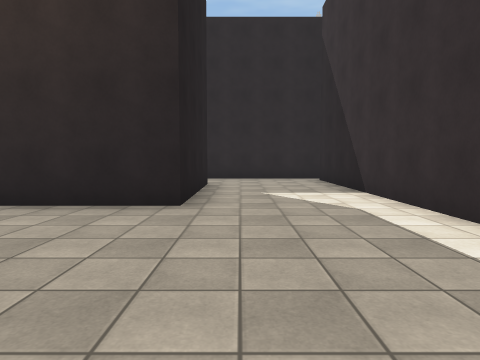
View 1 (above)

17 first-person views from a walk through a 3-D level made in the Unity game engine. The camera is 1.3 m above the floor, tilts 4° down and sees 75° across. The floor is counted in squares, 2 m on a side. Each view is taken from the middle of a square. On the plan, view 1 faces up. The plan holds only what a view shows up to about 10 squares ahead; the rest is blank. The place goes on beyond the plan. The player character is not drawn. Some animated figures are left out. Some surface patterns are stand-ins.

View 2
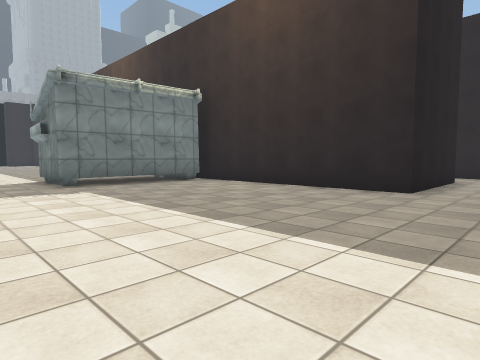

View 3
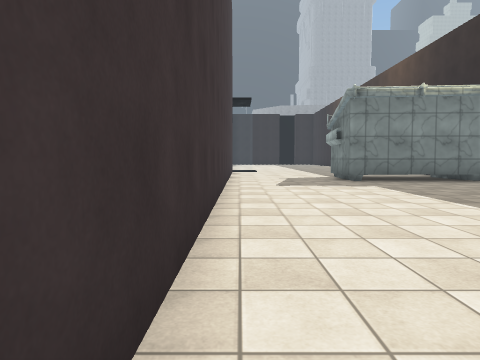

View 4
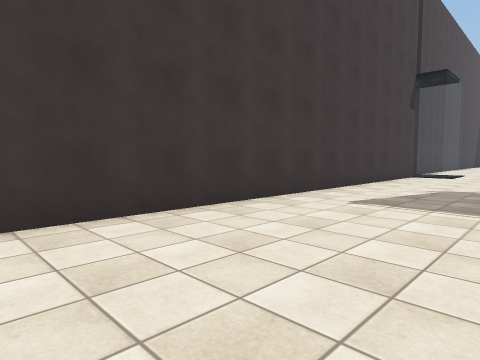

View 5
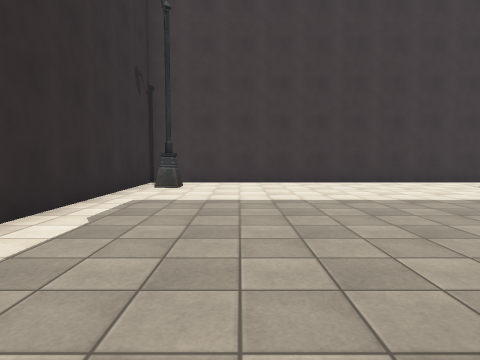

View 6
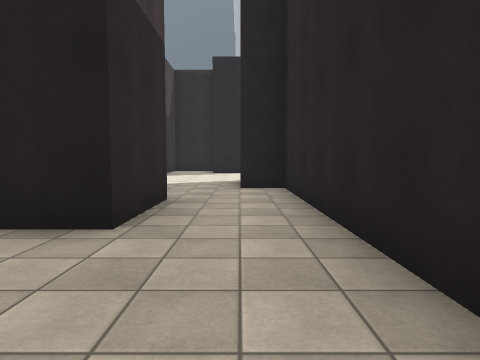

View 7
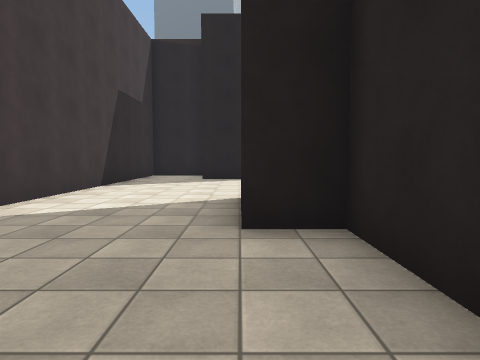

View 8
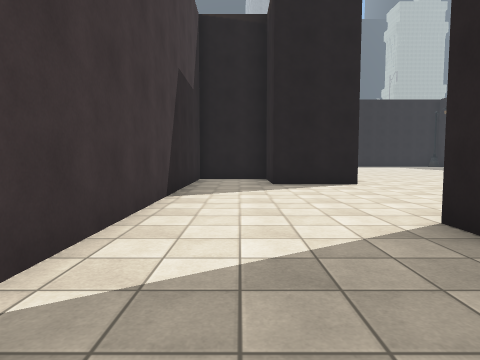

View 9
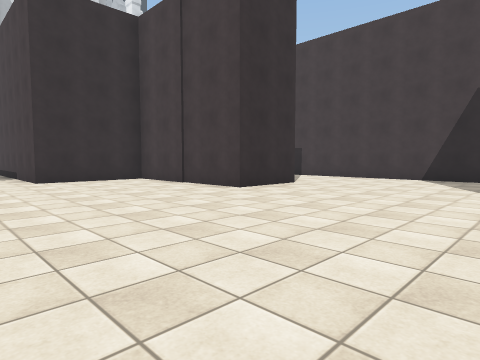

View 10
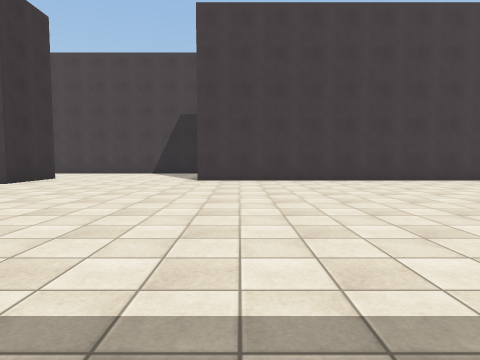

View 11
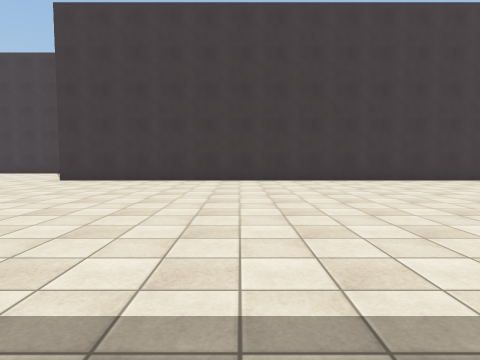

View 12
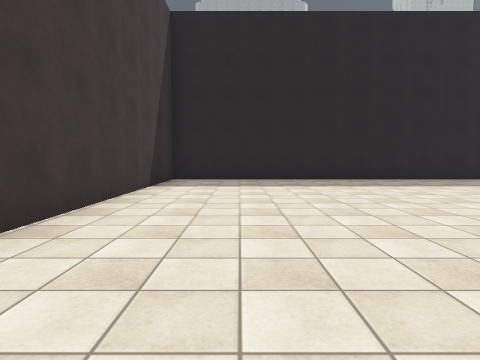

View 13
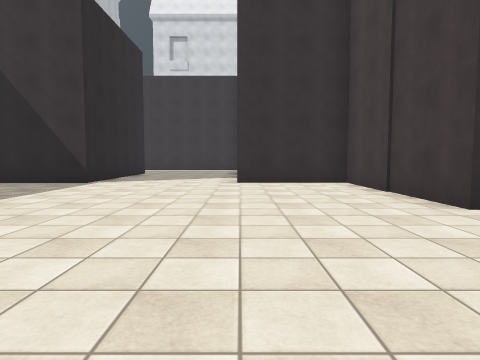

View 14
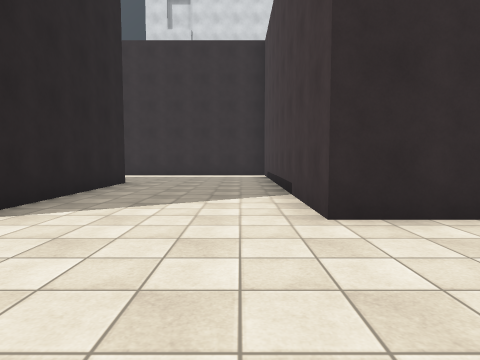

View 15
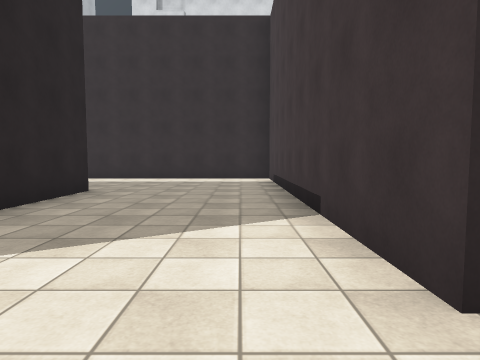

View 16
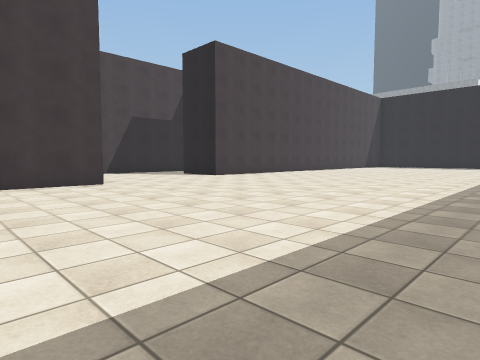

View 17
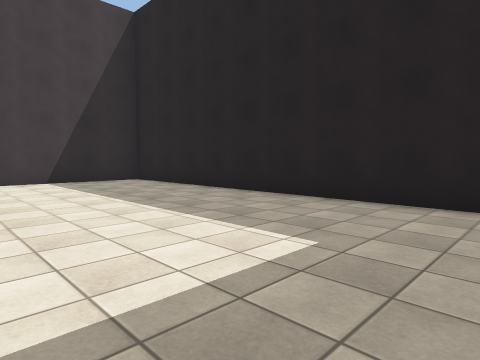

### Floor plan
Points are (right, up) in squares from view 1. A wall is a line through its corners. A room is listed if a view was taken in it or the views show most of it. See-through windows are left out.
Room 1 (views 1, 2, 3, 4, 5, 6, 7)
walls: (-6.5, 3.9) (-6.7, 0.1) (-9, 0.2); (-3, 7.8) (-0.8, 7.8) (-0.8, 4.3) (-7, 4.3); (-10.4, -3.3) (2.4, -3.3) (2.4, 9.4); (2.6, 10) (-3.6, 10)
ways out: opening at (-3, 9) to room 2; opening at (-9.7, -2)
Room 2 (views 8, 9, 10, 11, 12, 13, 14, 15, 16, 17)
walls: (-5.8, 9) (-7.1, 9) (-7.1, 11.1) (-2.7, 11.1) (-2.7, 14.1) (5.9, 14.1) (5.9, 19.5); (-3.6, 10) (-4.8, 10) (-4.8, 9); (-27.6, 19.4) (-27.6, 9.9) (-11.8, 9.9) (-11.8, 7.8) (-13.8, 7.8) (-13.8, 5.8) (-5.5, 5.8); (2.2, 18) (-2.7, 18) (-2.7, 19.5)
ways out: opening at (-3, 9) to room 1

Positions as (right, up) in squares from view 1, and headings:
1: (0, 0), facing up
2: (1, -2), facing up-left
3: (2, -3), facing left
4: (-1, 0), facing down-left
5: (0, 5), facing down
6: (2, 9), facing left
7: (-2, 9), facing left
8: (-4, 7), facing left
9: (-12, 16), facing down-right
10: (-13, 19), facing down
11: (-17, 19), facing down
12: (-18, 12), facing left
13: (-11, 14), facing right
14: (-6, 15), facing right
15: (-4, 15), facing right
16: (-4, 19), facing down-left
17: (-23, 19), facing down-left
